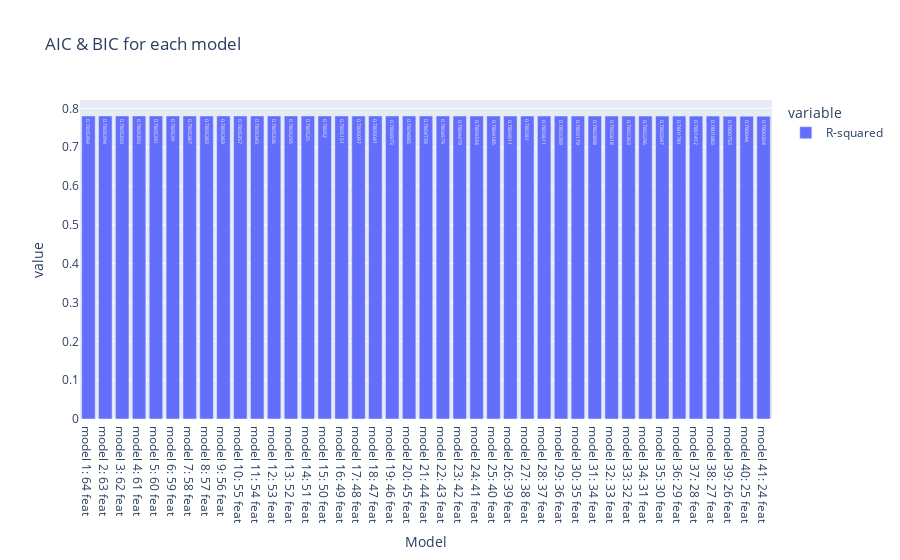

The code cell stored with this chart in its notebook:
### Code cell
px.bar(model_results_BE, x='Model', y=[
       'R-squared'], title='AIC & BIC for each model', barmode='group', text_auto=True)

### Figure 1 — Plotly figure (JSON) as saved in the notebook; plotly's stock layout.template omitted (floating-point values rounded to 4 significant figures)
{"data": [{"alignmentgroup": "True", "hovertemplate": "variable=R-squared<br>Model=%{x}<br>value=%{y}<extra></extra>", "legendgroup": "R-squared", "marker": {"color": "#636efa", "pattern": {"shape": ""}}, "name": "R-squared", "offsetgroup": "R-squared", "orientation": "v", "showlegend": true, "textposition": "auto", "texttemplate": "%{y}", "type": "bar", "x": ["model 1: 64 feat", "model 2: 63 feat", "model 3: 62 feat", "model 4: 61 feat", "model 5: 60 feat", "model 6: 59 feat", "model 7: 58 feat", "model 8: 57 feat", "model 9: 56 feat", "model 10: 55 feat", "model 11: 54 feat", "model 12: 53 feat", "model 13: 52 feat", "model 14: 51 feat", "model 15: 50 feat", "model 16: 49 feat", "model 17: 48 feat", "model 18: 47 feat", "model 19: 46 feat", "model 20: 45 feat", "model 21: 44 feat", "model 22: 43 feat", "model 23: 42 feat", "model 24: 41 feat", "model 25: 40 feat", "model 26: 39 feat", "model 27: 38 feat", "model 28: 37 feat", "model 29: 36 feat", "model 30: 35 feat", "model 31: 34 feat", "model 32: 33 feat", "model 33: 32 feat", "model 34: 31 feat", "model 35: 30 feat", "model 36: 29 feat", "model 37: 28 feat", "model 38: 27 feat", "model 39: 26 feat", "model 40: 25 feat", "model 41: 24 feat"], "xaxis": "x", "y": [0.7805, 0.7805, 0.7805, 0.7805, 0.7805, 0.7805, 0.7805, 0.7805, 0.7805, 0.7805, 0.7805, 0.7805, 0.7805, 0.7805, 0.7805, 0.7805, 0.7805, 0.7805, 0.7805, 0.7805, 0.7805, 0.7805, 0.7804, 0.7804, 0.7804, 0.7804, 0.7804, 0.7804, 0.7803, 0.7803, 0.7803, 0.7803, 0.7802, 0.7802, 0.7802, 0.7802, 0.7801, 0.7801, 0.7801, 0.78, 0.78], "yaxis": "y"}], "layout": {"barmode": "group", "legend": {"title": {"text": "variable"}, "tracegroupgap": 0}, "title": {"text": "AIC & BIC for each model"}, "xaxis": {"anchor": "y", "domain": [0, 1], "title": {"text": "Model"}}, "yaxis": {"anchor": "x", "domain": [0, 1], "title": {"text": "value"}}}}
